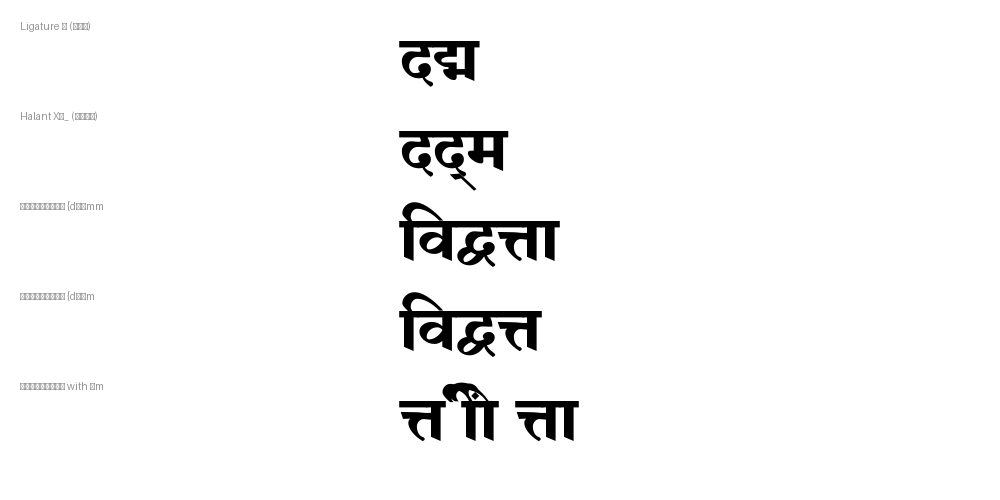

Write the Python code that produced this figure.
from PIL import Image, ImageDraw, ImageFont

font_path = "/home/samuelvictor/Downloads/Shreelipi_4642.TTF"
font = ImageFont.truetype(font_path, 80)

items = [
    ("Ligature Ù (द्म)", "XÙ"),
    ("Halant X²_ (दद्म)", "XX²_"),
    ("विद्वत्ता {dÛÎmm", "{dÛÎmm"),
    ("विद्वत्ता {dÛÎm", "{dÛÎm"),
    ("विद्वत्ता with Îm", "Îm vs Îmm"),
]

img = Image.new('RGB', (1000, len(items)*100), color=(255, 255, 255))
draw = ImageDraw.Draw(img)

y = 20
for label, txt in items:
    draw.text((20, y), label, fill=(150, 150, 150))
    draw.text((400, y), txt, font=font, fill=(0, 0, 0))
    y += 90

img.save("scratch/compare_d.png")
print("Saved scratch/compare_d.png")
